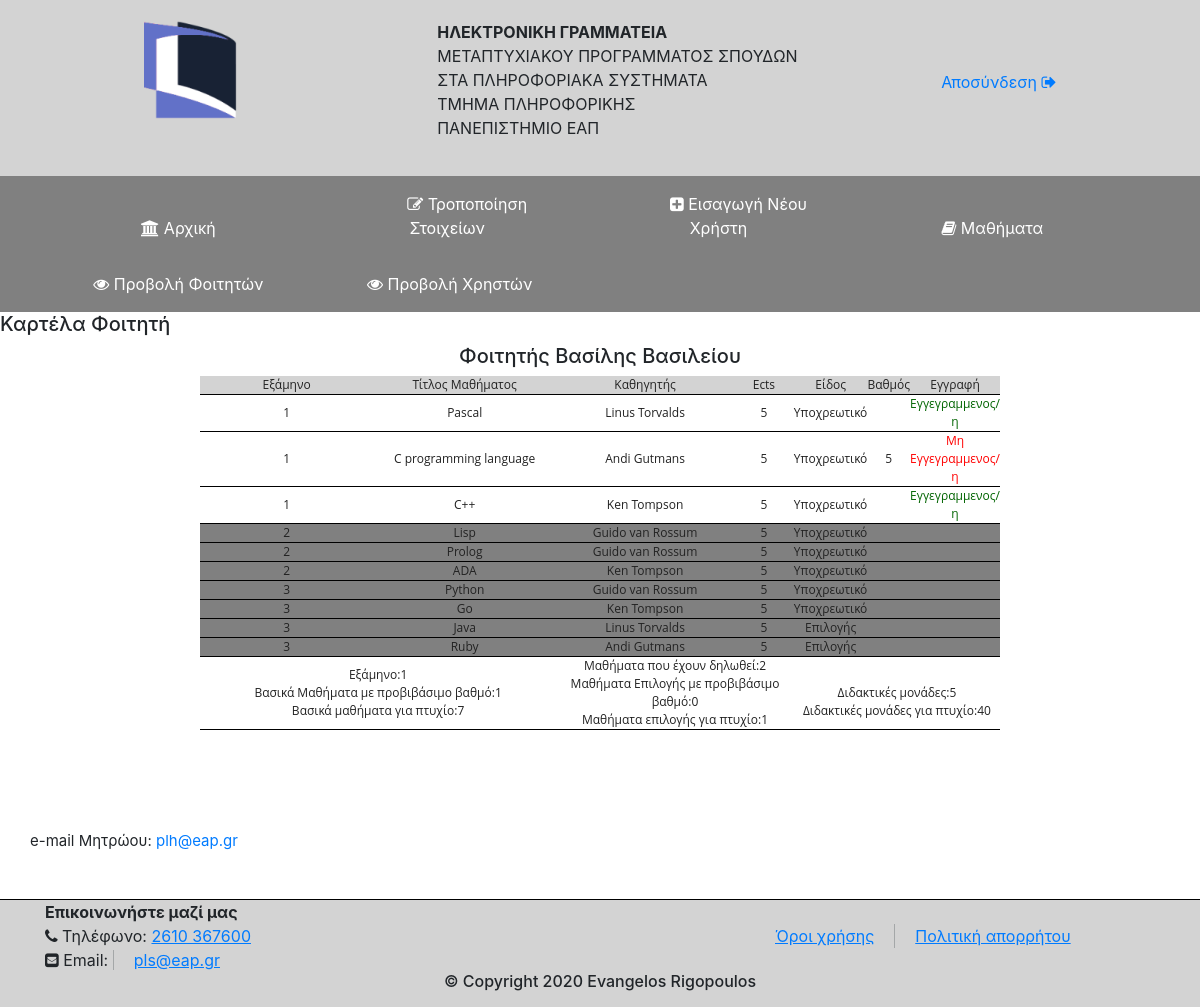
Screenshot of /backofficestudentsstatistics.php?user_id=97 with the database file from the repository.
### tables this page shows
CREATE TABLE `user` (
  `user_id` int(10) NOT NULL,
  `name` varchar(50) DEFAULT NULL,
  `lastname` varchar(50) DEFAULT NULL,
  `Email` varchar(50) DEFAULT NULL,
  `Password` varchar(50) DEFAULT NULL,
  `role` set('Administrator','Student','Professor') NOT NULL,
  `mobile` varchar(10) DEFAULT NULL,
  `address` varchar(50) DEFAULT NULL,
  `birth_date` date DEFAULT NULL,
  `register_date` date DEFAULT NULL,
  `register_number` varchar(50) NOT NULL
);

CREATE TABLE `records` (
  `record_id` int(10) NOT NULL,
  `user_id` int(10) DEFAULT NULL,
  `lesson_id` int(10) DEFAULT NULL,
  `status` set('Εγγεγραμμενος/η','Μη Εγγεγραμμενος/η') DEFAULT NULL,
  `grade` set('1','2','3','4','5','6','7','8','9','10') DEFAULT NULL
);

CREATE TABLE `lessons` (
  `lesson_id` int(10) NOT NULL,
  `user_id` int(50) NOT NULL,
  `title` varchar(50) NOT NULL,
  `description` mediumtext NOT NULL,
  `ects` int(10) NOT NULL,
  `type` set('Υποχρεωτικό','Επιλογής','','') NOT NULL,
  `semester` set('1','2','3','') NOT NULL
);

CREATE TABLE `semester` (
  `user_id` int(50) NOT NULL,
  `semester_id` int(10) NOT NULL,
  `semester` set('1','2','3','') NOT NULL
);

### backofficestudentsstatistics.php (the view, shortened to what this page needs)
<?php
include("header.php");
include("config.php");
?>
<!DOCTYPE html>
<html lang="en">
<link rel="stylesheet" href="https://stackpath.bootstrapcdn.com/bootstrap/4.1.3/css/bootstrap.min.css"
>
<link rel="stylesheet" href="styles/styles.css">
<link rel="stylesheet" href="https://cdnjs.cloudflare.com/ajax/libs/font-awesome/4.7.0/css/font-awesome.min.css">
<link rel="stylesheet" href="https://cdnjs.cloudflare.com/ajax/libs/animate.css/4.1.1/animate.min.css" />
</head>
<body>
    <h5>Καρτέλα Φοιτητή</h5>
    <?php
        $user_id = $_GET['user_id'];
        $sql="SELECT name,lastname FROM user WHERE user_id=$user_id";
        $data=$conn->query($sql);
        $row= $data->fetch();
        $sql1=" SELECT * FROM lessons LEFT JOIN  user on lessons.user_id=user.user_id LEFT JOIN records on records.lesson_id = lessons.lesson_id WHERE records.user_id=$user_id ";
        $data1 = $conn->query($sql1);
        $sql2 = "SELECT * FROM semester where user_id=$user_id";
        $data2 = $conn->query($sql2);
        $row2= $data2->fetch();
        $semester=$row2['semester'];
        $sql3="SELECT count(record_id) FROM records INNER JOIN lessons on records.lesson_id=lessons.lesson_id WHERE grade>5 and records.user_id=$user_id  and type='Υποχρεωτικό' ";
        $data3=$conn->query($sql3);
       $row3=$data3->fetch();
       $passedlessons=$row3['count(record_id)'];
       $sql4="SELECT count(record_id) FROM records INNER JOIN lessons on records.lesson_id=lessons.lesson_id WHERE status='Εγγεγραμμένος/η' and records.user_id=$user_id   ";
       $data4=$conn->query($sql4);
      $row4=$data4->fetch();
      $declaredlessons=$row4['count(record_id)'];
      $sql5="SELECT count(record_id) FROM records INNER JOIN lessons on records.lesson_id=lessons.lesson_id WHERE grade>5 and records.user_id=$user_id  and type='Επιλογής' ";
      $data5=$conn->query($sql5);
     $row5=$data5->fetch();
     $passedlessons2=$row5['count(record_id)'];
     $sql6="SELECT sum(ects) FROM lessons Left JOIN records on lessons.lesson_id=records.lesson_id WHERE records.grade>5 and records.user_id=$user_id   ";
     $data6=$conn->query($sql6);
    $row6=$data6->fetch();
    $ects=$row6['sum(ects)'];
    ?>
    <table class="show" id="tableshow">
        <thead>
        <h5 style="text-align:center;">Φοιτητής <?php echo $row['name']." " .$row['lastname']  ?></h5>
            <tr class="text">
                <th>Εξάμηνο</th>
                <th>Τίτλος Μαθήματος</th>
                <th>Καθηγητής</th>
                <th>Ects</th>
                <th>Είδος</th>
                <th>Βαθμός</th>
                <th>Εγγραφή</th>
            </tr>
        </thead>
        <tbody>
                <?php $i=0; while( $row1 = $data1->fetch()): $i++;  ?>
                    <tr id="row<?=$i?>">
                <td ><?=$row1['semester']?></td>
                <td><?=$row1['title']?></td>
                <td ><?=$row1['name']?> <?=$row1['lastname']?></td>
                <td ><?=$row1['ects']?></td>
                <td ><?=$row1['type']?></td>
                <td><?=$row1['grade']?></td>
                <td id="td<?=$i?>"><?=$row1['status']?></td>
            </tr>
            <?php endwhile?>
<td colspan="2">Εξάμηνο:<?=$semester?><br>Βασικά Μαθήματα με προβιβάσιμο βαθμό:<?=$passedlessons?><br>Βασικά μαθήματα για πτυχίο:<?=8-$passedlessons?></td>
<td colspan="2">Μαθήματα που έχουν δηλωθεί:<?=$declaredlessons?><br>Μαθήματα Επιλογής με προβιβάσιμο βαθμό:<?=$passedlessons2?><br>Μαθήματα επιλογής για πτυχίο:<?=1-$passedlessons2?></td>
<td colspan="3"><br>Διδακτικές μονάδες:<?=$ects?><br>Διδακτικές μονάδες για πτυχίο:<?=45-$ects?></td>
</tbody>
    </table>
    <div style="padding:100px 0 30px 30px;">
    <p  style="font-size:15px;">
    <span class="text">e-mail Μητρώου:</span>
    <span class="text"> <a href="#">plh@eap.gr</a></span>
</p>
    </div>
</body>
<?php
    include("footer.php");
    ?>
</html>

### styles/styles.css (style rules this page uses)
body { margin: 0em; width: auto; }
table, th, td { border: 1px solid black; border-collapse: collapse; text-align: center; color:rgb(91, 91, 92); }
table { width:100%; }
th { background-color:lightgray; width:30%; }
.text { background-color: #ffffff; }
.user,tr,th,td { font-family: Open Sans !important; font: 75% / 1.5 sans-serif; margin: 0; padding: 0; border: none; color: #222222; }
.show { display: table; border-collapse: separate; box-sizing: border-box; text-indent: initial; border-spacing:2px; width:800px; height: auto; border-top-width: 0px; border-right-width: 0px; border-bottom-width: 0px; border-left-width: 0px; border-spacing:2px; border-collapse: collapse; animation:fadeInLeft; animation-duration: 0.5s; }
.show th { margin:auto; border: auto; padding:auto; font:100%; }
.show,th,td { font-family: Open Sans !important; font:100% /1.5 Arial, Helvetica, sans-serif; margin:auto; border-bottom: 1px black solid; padding:auto; color: #222222; border-collapse: collapse; border-spacing:2px; }

### rows the page displays
user: name "Βασίλης", lastname "Βασιλείου"
records: lesson.semester "1", lesson.title "Pascal", user.name "Linus", user.lastname "Torvalds", lesson.ects "5", lesson.type "Υποχρεωτικό", status "Εγγεγραμμενος/η"
records: lesson.semester "1", lesson.title "C programming language", user.name "Andi", user.lastname "Gutmans", lesson.ects "5", lesson.type "Υποχρεωτικό", grade "5", status "Μη Εγγεγραμμενος/η"
records: lesson.semester "1", lesson.title "C++", user.name "Ken", user.lastname "Tompson", lesson.ects "5", lesson.type "Υποχρεωτικό", status "Εγγεγραμμενος/η"
records: lesson.semester "2", lesson.title "Lisp", user.name "Guido", user.lastname "van Rossum", lesson.ects "5", lesson.type "Υποχρεωτικό"
records: lesson.semester "2", lesson.title "Prolog", user.name "Guido", user.lastname "van Rossum", lesson.ects "5", lesson.type "Υποχρεωτικό"
records: lesson.semester "2", lesson.title "ADA", user.name "Ken", user.lastname "Tompson", lesson.ects "5", lesson.type "Υποχρεωτικό"
records: lesson.semester "3", lesson.title "Python", user.name "Guido", user.lastname "van Rossum", lesson.ects "5", lesson.type "Υποχρεωτικό"
records: lesson.semester "3", lesson.title "Go", user.name "Ken", user.lastname "Tompson", lesson.ects "5", lesson.type "Υποχρεωτικό"
records: lesson.semester "3", lesson.title "Java", user.name "Linus", user.lastname "Torvalds", lesson.ects "5", lesson.type "Επιλογής"
records: lesson.semester "3", lesson.title "Ruby", user.name "Andi", user.lastname "Gutmans", lesson.ects "5", lesson.type "Επιλογής"
semester: semester "1"

### other values shown
$passedlessons "1"
8-$passedlessons "7"
$declaredlessons "2"
$passedlessons2 "0"
1-$passedlessons2 "1"
$ects "5"
45-$ects "40"
